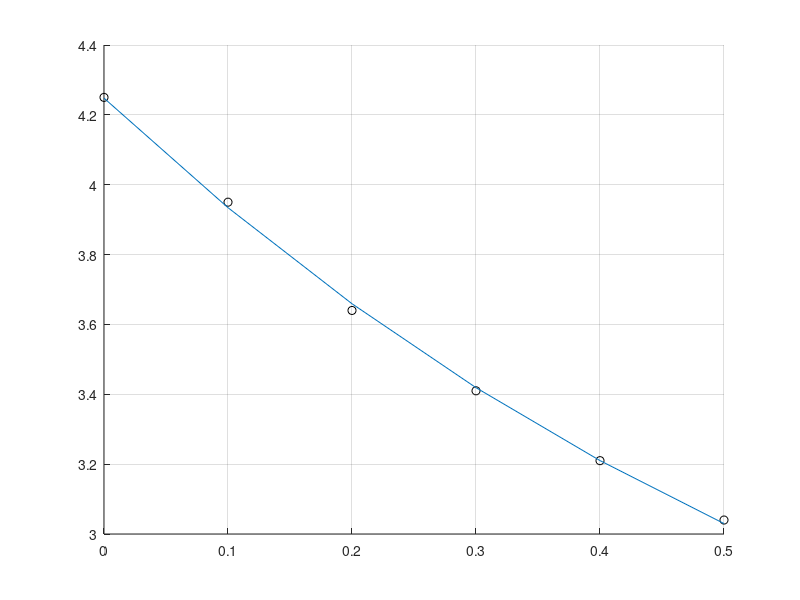

The MATLAB source for this figure:
%%

arr = input('input: ');
result = fliplr(arr);

%%

arr = input('input: ');

len = length(arr)

arr2 = arr(1:2:len)
arr1 = arr(2:2:len)

%% 3

arr = input('input: ');
len = length(arr)
sum = 0
for i = 1:len
    if (arr(i) < 0)
        sum = sum + arr(i);
    end
end

sum

%% 4

arr = input('input: ');
mean = geomean(arr)
for i = 1:length(arr)
    if abs((mean-arr(i)) / 100) > 0.1
        arr(i) = mean;
    end
end
arr

%% 5

sprintf('gogo')

%% 6

sprintf('gogo')

%% 7
clear;
A = [2 3 3; 4 2 3; 6 5 6];
b = [8; 7; 7];

x1 = A\b

% A*x 

cond(A) % chislo obuslovlennosti

% if cond(A) is big, then Ax = b will be most probably wrong solved by A \ b

C = [A b];
D = rref(C);
n = 4;
x2 = D(:,n)

[L, U] = lu(A);
x3 = U \ (L \ b)




A*x1
A*x2
A*x3

C

%%

clear;

m = [2 3 3; 4 2 3; 6 5 6];
b = [8; 7; 7];

m1 = [8 3 3; 7 2 3; 7 5 6];
m2 = [2 8 3; 4 7 3; 6 7 6];
m3 = [2 3 8; 4 2 7; 6 5 7];

xx1 = det(m1) / det (m);
xx2 = det(m2) / det (m);
xx3 = det(m3) / det (m);

ans = [xx1; xx2; xx3]

m*ans

%% 8

clear;

t = [0 0.1 0.2 0.3 0.4 0.5];
y = [4.25 3.95 3.64 3.41 3.21 3.04];

a1 = exp(-t);
a2 = t;
b = y';

aa1 = a1';
aa2 = a2';

A = [aa1 aa2];

x = A \ b;
x(1);
x(2);

% A*x
% b
figure;
% axis equal; 
grid on; hold on;
plot(t, y, 'ko');

% y2 = x(1)*a1 + x(2)*a2
y2 = A*x;
t2 = 0:0.1:0.5;
plot(t2,y2);

%% 9

A = [1 2 3; 3 4 5];
b = [2;2];

x = A\b;

c = A*x
b

isequal(c,b)

%% 10

A = [2 3 3; -2 -3 -3];
b = [8; 7];


% if A is square (a*a) then it's LU solved; r - 1/cond(A)
% if A is quadrate (a*b) then it's QR solved; r - matrix rank
[x,r] = linsolve(A,b)

% A*x

%% 11

% QR

A = [2 3 3; -2 -3 -3];
b = [8; 7];

[q, r] = qr(A); % A = q*r

y = q'*b;
x = r\y

% A*x

% R = qr(A);
% x = R\(R'\(A'*b));



%% 12

clear;
A = [2 4 5; 3 6 7; 8 5 2];

[x,y] = eig(A);

% x
% x(:,1)
% y
% y(1,1)

for i = 1:length(x)
    x(:,i)
    y(i,i)
end

isequal(A*x(:,1), y(1,1)*x(:,1))

A*x(:,1)
y(1,1)*x(:,1)



